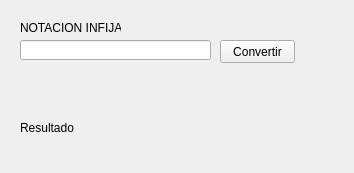
<?xml version="1.0" encoding="UTF-8"?>
<ui version="4.0">
 <class>Widget</class>
 <widget class="QWidget" name="Widget">
  <property name="geometry">
   <rect>
    <x>0</x>
    <y>0</y>
    <width>354</width>
    <height>173</height>
   </rect>
  </property>
  <property name="windowTitle">
   <string>NOTACION INFIJA A POSTFIJA </string>
  </property>
  <widget class="QLineEdit" name="lineEdit">
   <property name="geometry">
    <rect>
     <x>20</x>
     <y>40</y>
     <width>191</width>
     <height>20</height>
    </rect>
   </property>
  </widget>
  <widget class="QLabel" name="label">
   <property name="geometry">
    <rect>
     <x>20</x>
     <y>20</y>
     <width>101</width>
     <height>16</height>
    </rect>
   </property>
   <property name="text">
    <string>NOTACION INFIJA</string>
   </property>
  </widget>
  <widget class="QPushButton" name="pushButton">
   <property name="geometry">
    <rect>
     <x>220</x>
     <y>40</y>
     <width>75</width>
     <height>23</height>
    </rect>
   </property>
   <property name="text">
    <string>Convertir</string>
   </property>
  </widget>
  <widget class="QLabel" name="label_2">
   <property name="geometry">
    <rect>
     <x>20</x>
     <y>120</y>
     <width>441</width>
     <height>16</height>
    </rect>
   </property>
   <property name="text">
    <string>Resultado</string>
   </property>
  </widget>
 </widget>
 <resources/>
 <connections/>
</ui>
